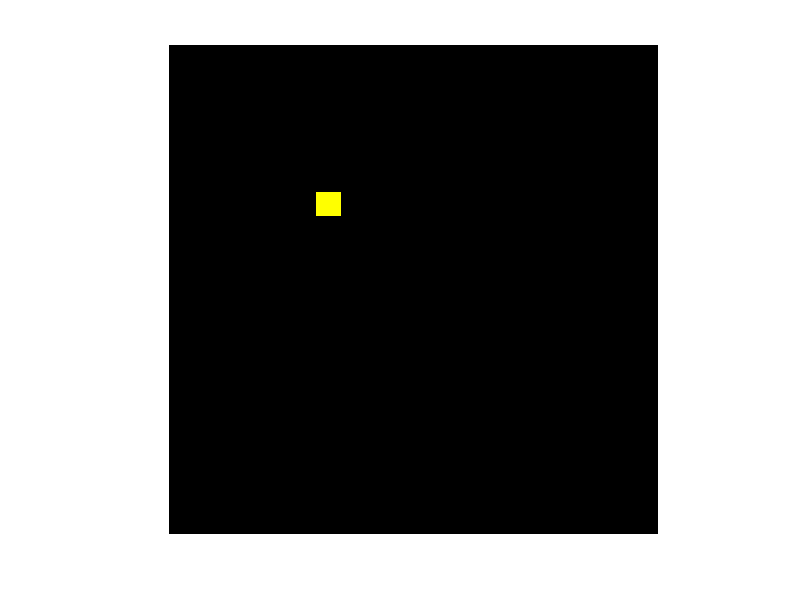

MATLAB code for this plot:
% Programming Fundamentals Using MATLAB, Michael Weeks Copyright 2020
% 
background = zeros(400,400,3,'uint8');
[backgr_ROWS, backgr_COLS, backgr_DEPTH] = size(background);

% Make a yellow box
% box_ROWS = 20;
% box_COLS = 20;
box = zeros(20,20,3,'uint8');
[box_ROWS, box_COLS, box_DEPTH] = size(box);
box(:,:,1) = 255;
box(:,:,2) = 255;

myimage = background;


% also show the box about in the middle
row_offset = 200;
col_offset = 200;

% initialize myimage
myimage = background;
old_row_offset = 200;
old_col_offset = 200;

for iteration = 1:300
    % get rid of the box we previously showed
    myimage(old_row_offset+1:old_row_offset + box_ROWS, old_col_offset+1:old_col_offset + box_COLS, :) = background(old_row_offset+1:old_row_offset + box_ROWS, old_col_offset+1:old_col_offset + box_COLS, :);

    % Update the coordinates of the box
    row_offset = row_offset + 1;
    col_offset = col_offset + 1;

    % Is the box still on screen?
    if (row_offset + box_ROWS > backgr_ROWS)
        % Too far, so reset
        row_offset = 1;
    end
    if (col_offset + box_COLS > backgr_COLS)
        % Too far, so reset
        col_offset = 1;
    end

    % now show the box in this location
    myimage(row_offset+1:row_offset + box_ROWS, col_offset+1:col_offset + box_COLS, :) = box;
    imshow(myimage)

    % update the old information so we remember it next time
    old_row_offset = row_offset;
    old_col_offset = col_offset;

    % wait a bit 
    pause(0.01);
end



